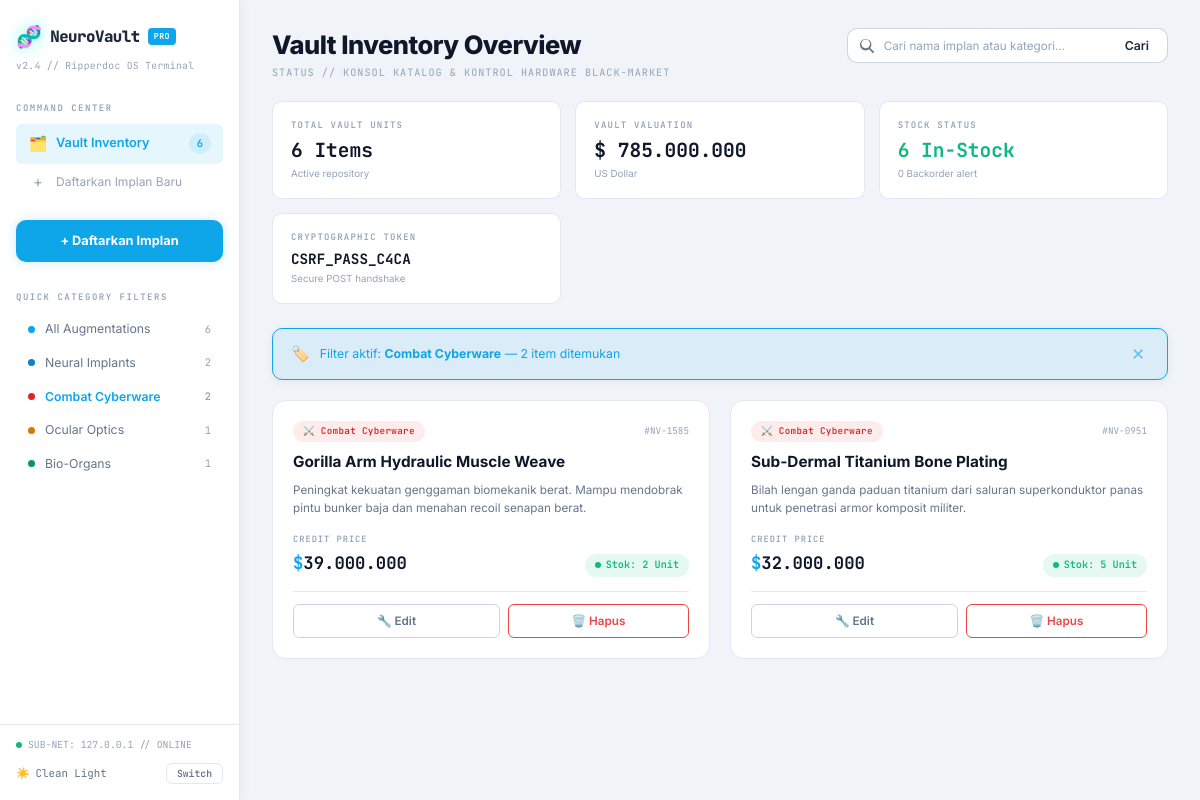
The app's page /index.php?category=Combat+Cyberware with its own data.
### tables this page shows
CREATE TABLE IF NOT EXISTS products (
    id          INT AUTO_INCREMENT PRIMARY KEY,
    name        VARCHAR(100)   NOT NULL UNIQUE,
    category    VARCHAR(50)    NOT NULL DEFAULT 'Umum',
    description TEXT           NULL,
    price       DECIMAL(12,2)  NOT NULL,
    stock       INT            NOT NULL DEFAULT 0,
    created_at  TIMESTAMP      DEFAULT CURRENT_TIMESTAMP
);

### index.php (the view, shortened to what this page needs)
<?php
require_once __DIR__ . '/config/db.php';
$theme = $_COOKIE['neurovault_theme'] ?? 'light';
$search   = trim($_GET['q'] ?? '');
$category = trim($_GET['category'] ?? '');
if ($search !== '') {
    $stmt = $pdo->prepare("SELECT * FROM products WHERE name LIKE :q1 OR category LIKE :q2 ORDER BY id DESC");
    $stmt->execute([':q1' => "%{$search}%", ':q2' => "%{$search}%"]);
} elseif ($category !== '') {
    $stmt = $pdo->prepare("SELECT * FROM products WHERE category = :cat ORDER BY id DESC");
    $stmt->execute([':cat' => $category]);
} else {
    $stmt = $pdo->query("SELECT * FROM products ORDER BY id DESC");
}
$products = $stmt->fetchAll();
$statsStmt    = $pdo->query("SELECT COUNT(*) as total, SUM(price * stock) as valuation, SUM(CASE WHEN stock > 0 THEN 1 ELSE 0 END) as in_stock FROM products");
$stats        = $statsStmt->fetch();
$totalItems   = (int)$stats['total'];
$valuation    = (float)($stats['valuation'] ?? 0);
$inStock      = (int)$stats['in_stock'];
$backorder    = $totalItems - $inStock;
$catStmt   = $pdo->query("SELECT category, COUNT(*) as cnt FROM products GROUP BY category ORDER BY category");
$catCounts = $catStmt->fetchAll();
function getCatClass(string $cat): string {
    $map = [
        'Neural Implants'  => 'neural',
        'Combat Cyberware' => 'combat',
        'Ocular Optics'    => 'ocular',
        'Bio-Organs'       => 'bio',
    ];
    return $map[$cat] ?? 'default';
}
function getCatIcon(string $cat): string {
    $map = [
        'Neural Implants'  => '🧠',
        'Combat Cyberware' => '⚔️',
        'Ocular Optics'    => '👁',
        'Bio-Organs'       => '🫀',
    ];
    return $map[$cat] ?? '📦';
}
function serialNumber(int $id): string {
    return '#NV-' . str_pad($id * 317 % 10000, 4, '0', STR_PAD_LEFT);
}
function e(string $str): string {
    return htmlspecialchars($str, ENT_QUOTES, 'UTF-8');
}
?>
<!DOCTYPE html>
<html lang="id" data-theme="<?= e($theme) ?>">
<head>
    <link rel="stylesheet" href="assets/style.css">
</head>
<body>
    <div class="app-layout">
        <aside class="sidebar" id="sidebar">
            <div class="sidebar-header">
                <div class="logo-row">
                    <span class="logo-icon">🧬</span>
                    <span class="logo-text">NeuroVault</span>
                    <span class="logo-badge">PRO</span>
                </div>
                <div class="logo-version">v2.4 // Ripperdoc OS Terminal</div>
            </div>
            <div class="sidebar-section">
                <div class="sidebar-label">Command Center</div>
                <a href="index.php" class="nav-item active" id="navVault">
                    <span class="nav-icon">🗂️</span>
                    <span>Vault Inventory</span>
                    <span class="nav-badge"><?= $totalItems ?></span>
                </a>
                <a href="create.php" class="nav-item nav-item-add" id="navCreate">
                    <span class="nav-icon">+</span>
                    <span>Daftarkan Implan Baru</span>
                </a>
            </div>
            <div class="sidebar-action">
                <a href="create.php" class="btn-sidebar-action" id="btnSidebarCreate">
                    + Daftarkan Implan
                </a>
            </div>
            <div class="sidebar-section">
                <div class="sidebar-label">Quick Category Filters</div>
                <ul class="category-list">
                    <li>
                        <a href="index.php" class="category-item <?= ($category === '' && $search === '') ? 'active' : '' ?>" id="filterAll">
                            <span class="category-dot all"></span>
                            <span>All Augmentations</span>
                            <span class="category-count"><?= $totalItems ?></span>
                        </a>
                    </li>
                    <?php
                    $allCategories = ['Neural Implants', 'Combat Cyberware', 'Ocular Optics', 'Bio-Organs'];
                    $catCountMap = [];
                    foreach ($catCounts as $cc) {
                        $catCountMap[$cc['category']] = $cc['cnt'];
                    }
                    foreach ($allCategories as $cat):
                        $cls   = getCatClass($cat);
                        $cnt   = $catCountMap[$cat] ?? 0;
                        $isAct = ($category === $cat) ? 'active' : '';
                    ?>
                    <li>
                        <a href="index.php?category=<?= urlencode($cat) ?>"
                           class="category-item <?= $isAct ?>"
                           id="filter<?= str_replace(' ', '', $cat) ?>">
                            <span class="category-dot <?= $cls ?>"></span>
                            <span><?= e($cat) ?></span>
                            <span class="category-count"><?= $cnt ?></span>
                        </a>
                    </li>
                    <?php endforeach; ?>
                </ul>
            </div>
            <div class="sidebar-footer">
                <div class="subnet-status">
                    <span class="status-dot"></span>
                    <span>SUB-NET: 127.0.0.1 // ONLINE</span>
                </div>
                <div class="theme-toggle">
                    <span class="theme-toggle-label" id="themeLabel">
                        <span id="themeIcon"><?= $theme === 'light' ? '☀️' : '🌙' ?></span>
                        <span id="themeName"><?= $theme === 'light' ? 'Clean Light' : 'Cyber Dark' ?></span>
                    </span>
                    <button class="theme-toggle-btn" id="themeToggleBtn">Switch</button>
                </div>
            </div>
        </aside>
        <main class="main-content">
            <div class="page-header">
                <div>
                    <h1 class="page-title">Vault Inventory Overview</h1>
                    <p class="page-subtitle">STATUS // KONSOL KATALOG & KONTROL HARDWARE BLACK-MARKET</p>
                </div>
                <form method="GET" action="index.php" class="search-container" id="searchForm">
                    <input type="text"
                           name="q"
                           class="search-input"
                           id="searchInput"
                           placeholder="Cari nama implan atau kategori..."
                           value="<?= e($search) ?>"
                           autocomplete="off">
                    <button type="submit" class="search-btn" id="searchBtn">Cari</button>
                </form>
            </div>
            <div class="stats-grid">
                <div class="stat-card" id="statTotal">
                    <div class="stat-label">Total Vault Units</div>
                    <div class="stat-value"><?= $totalItems ?> Items</div>
                    <div class="stat-sub">Active repository</div>
                </div>
                <div class="stat-card" id="statValuation">
                    <div class="stat-label">Vault Valuation</div>
                    <div class="stat-value">$ <?= number_format($valuation, 0, ',', '.') ?></div>
                    <div class="stat-sub">US Dollar</div>
                </div>
                <div class="stat-card" id="statStock">
                    <div class="stat-label">Stock Status</div>
                    <div class="stat-value green"><?= $inStock ?> In-Stock</div>
                    <div class="stat-sub"><?= $backorder ?> Backorder alert</div>
                </div>
                <div class="stat-card" id="statCsrf">
                    <div class="stat-label">Cryptographic Token</div>
                    <div class="stat-value mono" style="font-size:0.95rem;">CSRF_PASS_<?= strtoupper(substr($_SESSION['csrf'], 0, 4)) ?></div>
                    <div class="stat-sub">Secure POST handshake</div>
                </div>
            </div>
            <?php if ($search !== ''): ?>
            <div class="alert alert-success" style="background:var(--accent-cyan-dim);border-color:var(--accent-cyan);color:var(--accent-cyan);">
                <span class="alert-icon">🔍</span>
                <span>Menampilkan <?= count($products) ?> hasil untuk pencarian: "<strong><?= e($search) ?></strong>"</span>
                <a href="index.php" class="alert-close" aria-label="Clear search">✕</a>
            </div>
            <?php elseif ($category !== ''): ?>
            <div class="alert alert-success" style="background:var(--accent-cyan-dim);border-color:var(--accent-cyan);color:var(--accent-cyan);">
                <span class="alert-icon">🏷️</span>
                <span>Filter aktif: <strong><?= e($category) ?></strong> — <?= count($products) ?> item ditemukan</span>
                <a href="index.php" class="alert-close" aria-label="Clear filter">✕</a>
            </div>
            <?php endif; ?>
            <?php if (empty($products)): ?>
            <div class="empty-state" id="emptyState">
                <div class="empty-state-icon">🔬</div>
                <p class="empty-state-text">Tidak ada implan ditemukan dalam vault.</p>
                <a href="create.php" class="btn btn-primary">+ Daftarkan Implan Baru</a>
            </div>
            <?php else: ?>
            <div class="inventory-grid" id="inventoryGrid">
                <?php foreach ($products as $p):
                    $cls    = getCatClass($p['category']);
                    $icon   = getCatIcon($p['category']);
                    $serial = serialNumber($p['id']);
                ?>
                <div class="cyber-card cat-<?= $cls ?>" id="card-<?= $p['id'] ?>">
                    <div class="card-header">
                        <span class="category-badge badge-<?= $cls ?>">
                            <?= $icon ?> <?= e($p['category']) ?>
                        </span>
                        <span class="card-serial mono"><?= $serial ?></span>
                    </div>
                    <h3 class="card-name"><?= e($p['name']) ?></h3>
                    <?php if (!empty($p['description'])): ?>
                    <p class="card-desc"><?= e($p['description']) ?></p>
                    <?php endif; ?>
                    <div class="card-footer">
                        <div class="card-meta">
                            <div class="price-block">
                                <div class="price-label">Credit Price</div>
                                <div class="price-value">
                                    <span class="price-currency">$</span><?= number_format($p['price'], 0, ',', '.') ?>
                                </div>
                            </div>
                            <span class="stock-badge <?= $p['stock'] > 0 ? 'stock-available' : 'stock-empty' ?>">
                                <span class="stock-dot"></span>
                                Stok: <?= (int)$p['stock'] ?> Unit<?= $p['stock'] == 0 ? ' (Habis)' : '' ?>
                            </span>
                        </div>
                        <div class="card-actions">
                            <a href="edit.php?id=<?= $p['id'] ?>" class="btn-edit" id="editBtn-<?= $p['id'] ?>">
                                🔧 Edit
                            </a>
                            <form method="POST" action="delete.php" class="delete-form"
                                  onsubmit="return confirm('⚠️ Konfirmasi deaktivasi unit implan: <?= e($p['name']) ?>?');">
                                <button type="submit" class="btn-delete" id="deleteBtn-<?= $p['id'] ?>">
                                    🗑️ Hapus
                                </button>
                            </form>
                        </div>
                    </div>
                </div>
                <?php endforeach; ?>
            </div>
            <?php endif; ?>
        </main>
    </div>
</body>
</html>

### records on screen
products: category "⚔️", category "Combat Cyberware", id "#NV-1585", name "Gorilla Arm Hydraulic Muscle Weave", description "Peningkat kekuatan genggaman biomekanik berat. Mampu mendobrak pintu bunker baja dan menahan recoil senapan berat.", price "39.000.000", stock "2"
products: category "⚔️", category "Combat Cyberware", id "#NV-0951", name "Sub-Dermal Titanium Bone Plating", description "Bilah lengan ganda paduan titanium dari saluran superkonduktor panas untuk penetrasi armor komposit militer.", price "32.000.000", stock "5"

### other values on screen
$totalItems "6"
$cat "Neural Implants"
$cnt "2"
$cat "Combat Cyberware"
$cat "Ocular Optics"
$cnt "1"
$cat "Bio-Organs"
$valuation "785.000.000"
$inStock "6"
$backorder "0"
substr($_SESSION['csrf'], 0, 4) "C4CA"
$category "Combat Cyberware"
count($products) "2"
